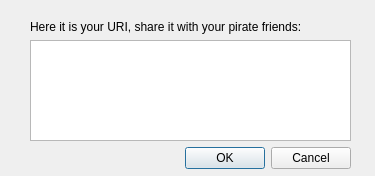
<?xml version="1.0" encoding="UTF-8"?>
<ui version="4.0">
 <class>UriDialog</class>
 <widget class="QDialog" name="UriDialog">
  <property name="geometry">
   <rect>
    <x>0</x>
    <y>0</y>
    <width>375</width>
    <height>176</height>
   </rect>
  </property>
  <property name="windowTitle">
   <string>Dialog</string>
  </property>
  <widget class="QWidget" name="layoutWidget">
   <property name="geometry">
    <rect>
     <x>30</x>
     <y>20</y>
     <width>321</width>
     <height>149</height>
    </rect>
   </property>
   <layout class="QVBoxLayout" name="verticalLayout_2">
    <item>
     <layout class="QVBoxLayout" name="verticalLayout">
      <item>
       <widget class="QLabel" name="uriLabel">
        <property name="text">
         <string>Here it is your URI, share it with your pirate friends:</string>
        </property>
       </widget>
      </item>
      <item>
       <widget class="QTextEdit" name="uriTextEdit"/>
      </item>
     </layout>
    </item>
    <item>
     <widget class="QDialogButtonBox" name="buttonBox">
      <property name="orientation">
       <enum>Qt::Horizontal</enum>
      </property>
      <property name="standardButtons">
       <set>QDialogButtonBox::Cancel|QDialogButtonBox::Ok</set>
      </property>
     </widget>
    </item>
   </layout>
  </widget>
 </widget>
 <resources/>
 <connections>
  <connection>
   <sender>buttonBox</sender>
   <signal>accepted()</signal>
   <receiver>UriDialog</receiver>
   <slot>accept()</slot>
   <hints>
    <hint type="sourcelabel">
     <x>248</x>
     <y>254</y>
    </hint>
    <hint type="destinationlabel">
     <x>157</x>
     <y>274</y>
    </hint>
   </hints>
  </connection>
  <connection>
   <sender>buttonBox</sender>
   <signal>rejected()</signal>
   <receiver>UriDialog</receiver>
   <slot>reject()</slot>
   <hints>
    <hint type="sourcelabel">
     <x>316</x>
     <y>260</y>
    </hint>
    <hint type="destinationlabel">
     <x>286</x>
     <y>274</y>
    </hint>
   </hints>
  </connection>
 </connections>
</ui>
